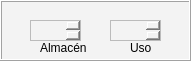
  <widget class="QFrame" name="frame_3">
   <property name="geometry">
    <rect>
     <x>370</x>
     <y>170</y>
     <width>191</width>
     <height>61</height>
    </rect>
   </property>
   <property name="tabletTracking">
    <bool>false</bool>
   </property>
   <property name="toolTip">
    <string/>
   </property>
   <property name="autoFillBackground">
    <bool>false</bool>
   </property>
   <property name="styleSheet">
    <string notr="true">background-color: rgb(243, 243, 243);</string>
   </property>
   <property name="frameShape">
    <enum>QFrame::Box</enum>
   </property>
   <property name="frameShadow">
    <enum>QFrame::Raised</enum>
   </property>
   <widget class="QLabel" name="label_22">
    <property name="geometry">
     <rect>
      <x>40</x>
      <y>40</y>
      <width>61</width>
      <height>16</height>
     </rect>
    </property>
    <property name="text">
     <string>Almacén</string>
    </property>
    <property name="wordWrap">
     <bool>true</bool>
    </property>
   </widget>
   <widget class="QPlainTextEdit" name="plainTextEdit_6">
    <property name="geometry">
     <rect>
      <x>30</x>
      <y>20</y>
      <width>51</width>
      <height>21</height>
     </rect>
    </property>
    <property name="plainText">
     <string/>
    </property>
   </widget>
   <widget class="QLabel" name="label_23">
    <property name="geometry">
     <rect>
      <x>130</x>
      <y>40</y>
      <width>21</width>
      <height>16</height>
     </rect>
    </property>
    <property name="text">
     <string>Uso</string>
    </property>
    <property name="wordWrap">
     <bool>true</bool>
    </property>
   </widget>
   <widget class="QLabel" name="label_26">
    <property name="geometry">
     <rect>
      <x>410</x>
      <y>40</y>
      <width>41</width>
      <height>16</height>
     </rect>
    </property>
    <property name="text">
     <string>Regular</string>
    </property>
    <property name="wordWrap">
     <bool>true</bool>
    </property>
   </widget>
   <widget class="QPlainTextEdit" name="plainTextEdit_7">
    <property name="geometry">
     <rect>
      <x>110</x>
      <y>20</y>
      <width>51</width>
      <height>21</height>
     </rect>
    </property>
    <property name="plainText">
     <string/>
    </property>
   </widget>
   <widget class="QPlainTextEdit" name="plainTextEdit_10">
    <property name="geometry">
     <rect>
      <x>400</x>
      <y>20</y>
      <width>51</width>
      <height>21</height>
     </rect>
    </property>
    <property name="plainText">
     <string>1
</string>
    </property>
   </widget>
  </widget>
